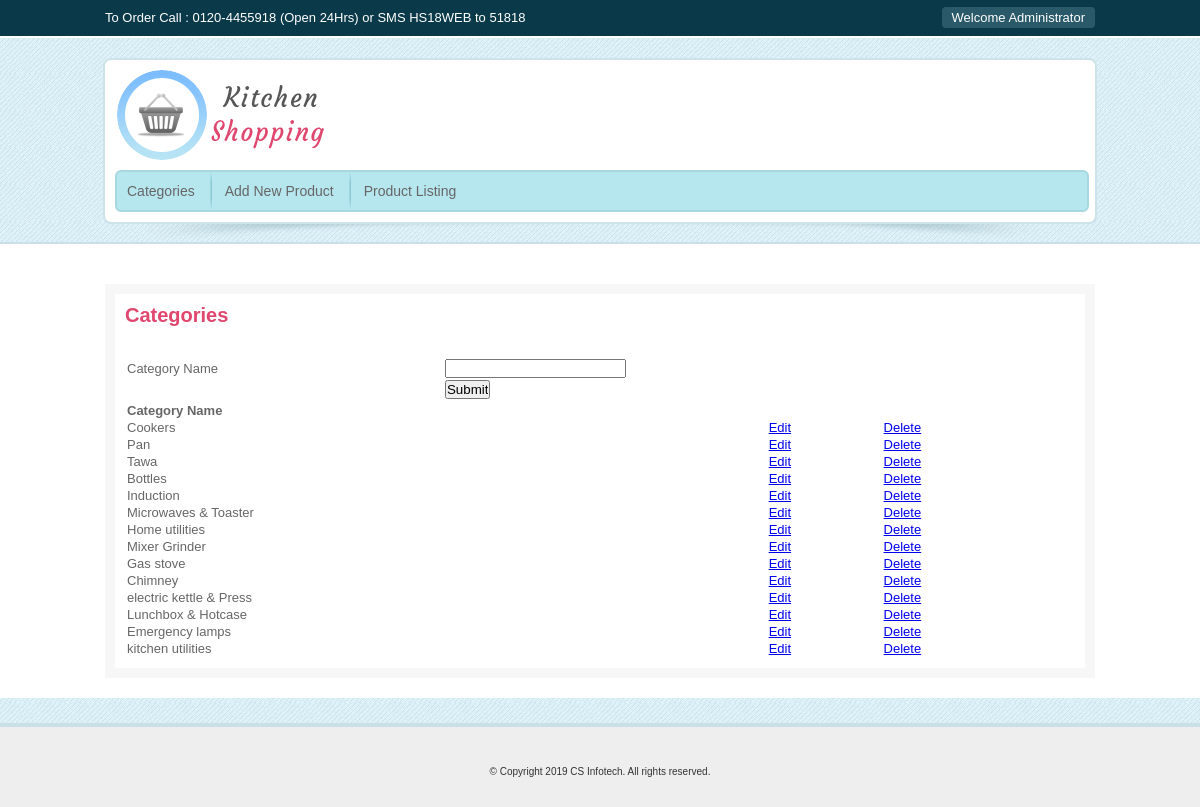
The page /admin/frmcat.php on the database its author committed.
### tables this page shows
CREATE TABLE `tbcat` (
  `catcod` int(11) NOT NULL,
  `catnam` varchar(100) NOT NULL
);

### buslogic.php (called while the page is built, shortened)
<?php
include 'config.php';
class clscat
{
    public function disp_rec()
    {
        $con=new clscon();
        $link=$con->db_connect();
        $qry="call dspcat()";
        $res=mysqli_query($link,$qry);
        $i=0;
        $ar= array();
        while($r=mysqli_fetch_row($res))
        {
            $ar[$i]=$r;
            $i++;
        }
        return $ar;
    }
}
?>

### config.php (called while the page is built, shortened)
<?php
class clscon
{
    public function db_connect()
    {
    $host="localhost";
    $uname="root";
    $pwd="";
    $this->link=mysqli_connect($host,$uname, $pwd,"dbkitchan");
    return $this->link;
    }
    }
?>

### admin/frmcat.php (the view, shortened to what this page needs)
<?php
include_once '../buslogic.php';
?>
<!DOCTYPE html PUBLIC "-//W3C//DTD XHTML 1.0 Transitional//EN" "http://www.w3.org/TR/xhtml1/DTD/xhtml1-transitional.dtd">
<html xmlns="http://www.w3.org/1999/xhtml">
<head>
<link rel="stylesheet" href="../css/style.css" type="text/css" />
</head>
<body>
<div class="main-wrapper">
  <div class="header">
    <div class="top-part">
      <div class="top-inner-part">
        <div class="call-no"> To Order Call : 0120-4455918 (Open 24Hrs) or SMS HS18WEB to 51818 </div>
        <div class="login-area"> Welcome Administrator  </a>
        </div>
      </div>
    </div>
    <div class="logo-area">
      <div class="logo"> <a href="#"> <img src="../images/logo.png" /></a> </div>
      <div class="navigation">
        <ul>
          <li><a href="frmcat.php"> Categories </a> </li>
          <li><a href="frmprd.php"> Add New Product </a> </li>
       <li><a href="frmlst.php"> Product Listing </a> </li>
        </ul>
      </div>
    </div>
    <div class="shadow"><img src="../images/shadow.png" /></div>
  </div>
  <div class="middle">
    <div class="middle-inner">
      <div class="pro-cart-page">
                <div class="pro-discrp">
                    <h6> Categories </h6>
                    <br></br>
                    <form method="Post" action="frmcat.php">
                        <table border="0" width="100%">
                            <tr>
                                <td>
                     Category Name
                                </td>
                                <td>
                                    <input type="text" required="" name="txtcatnam"  value="<?php if(isset($cnam)) echo $cnam; ?>" />
                                </td>
                            </tr>
                            <tr>
                                <td></td>
                                <td>
          <input type="submit" name="btnsub" value="Submit"/>
                                </td>
                            </tr>
                        </table>
                        <?php
                    $obj=new clscat();
                   $arr=$obj->disp_rec();
       if(count($arr)>0)
       {
           echo "<table width=100% >";
           echo "<tr><th>Category Name</th></tr>";
           for($i=0;$i<count($arr);$i++)
           {
               echo "<tr><td>".$arr[$i][1]."</td>";
               echo "<td><a href=frmcat.php?ccod=".$arr[$i][0]."&mod=E >Edit</a></td>";
               echo "<td><a href=frmcat.php?ccod=".$arr[$i][0]."&mod=D >Delete</a></td></tr>";
           }
           echo "</table>";
       }
                        ?>
                    </form>
                </div>
      </div>
    </div>
  </div>
  <div class="footer">
    <div class="footer-inner">
      <p> © Copyright 2019 CS Infotech. All rights reserved. </p>
    </div>
  </div>
</div>
</body>
</html>

### css/style.css (style rules this page uses)
body { margin:0; padding:0; font-family:Arial, Helvetica, sans-serif; background:url(../images/main-bg.jpg) repeat; }
* { margin:0; padding:0; }
a img { border:0; outline:none; }
.main-wrapper { width:100%; margin:0 auto; }
.header { width:100%; margin:0 auto; }
.top-part { background:#0a3a49; border-bottom: 2px solid #ffffff; width: 100%; padding:3px 0; }
.top-inner-part { width:990px; margin:0 auto; }
.top-inner-part .call-no { width:500px; float:left; font:13px/30px Arial, Helvetica, sans-serif; color:#fff; }
.top-inner-part .login-area { font:13px Arial, Helvetica, sans-serif; background:#2A5A69; float: right; padding:3px 10px; margin:4px 0; border-radius: 4px 4px 4px 4px; color:#FFF; }
.logo-area { margin-bottom: 0; margin-left: auto;margin-right: auto; padding:10px; width: 970px; background:#ffffff; border: 2px solid #CEE2E9; border-radius: 8px 8px 8px 8px; margin: 20px auto 0; }
.logo-area .logo { width:225px; height:90px; float:left; }
.shadow { width:910px; margin:0 auto; }
.navigation { background:#B7E7EE;margin: 10px 0 0; padding: 0 10px;width: 950px; border: 2px solid #A8D8DF; border-radius: 6px 6px 6px 6px; }
.navigation ul li { background:url(../images/sep.png) no-repeat; list-style:none; float:left; background:url(../images/sep.png) no-repeat; display:block; padding:11px 15px; }
.navigation ul li:first-child { background:none; padding-left: 0; }
.navigation ul li a { text-decoration:none; color:#666; font:14px Verdana, Geneva, sans-serif;display:block; }
.middle { width:100%;margin:0 auto; background:#fff; border-top: 2px solid #CBDFE6; }
.middle-inner { padding: 20px 0; width:990px; margin: 0 auto 25px; }
.footer { background:#EEEEEE; border-top: 4px solid #CBDFE6; margin: 0 auto; padding: 4px 0 30px; width: 100%; }
.footer-inner { padding-top:20px; width:940px; margin:0 auto; }
.footer-inner p { color: #333; font: 10px Verdana, Geneva, sans-serif; text-align:center; margin-top:15px; }
.pro-discrp { color:#666; font:13px Arial,Helvetica,sans-serif; text-align:justify; border:10px solid #F7F7F7; padding:10px; margin-top:20px; }
.pro-discrp h6 { color:#DF476E; font:bold 20px Arial,Helvetica,sans-serif; }

### rows shown on the page
tbcat: catnam "Cookers"
tbcat: catnam "Pan"
tbcat: catnam "Tawa"
tbcat: catnam "Bottles"
tbcat: catnam "Induction"
tbcat: catnam "Microwaves & Toaster"
tbcat: catnam "Home utilities"
tbcat: catnam "Mixer Grinder"
tbcat: catnam "Gas stove"
tbcat: catnam "Chimney"
tbcat: catnam "electric kettle & Press"
tbcat: catnam "Lunchbox & Hotcase"
tbcat: catnam "Emergency lamps"
tbcat: catnam "kitchen utilities"
